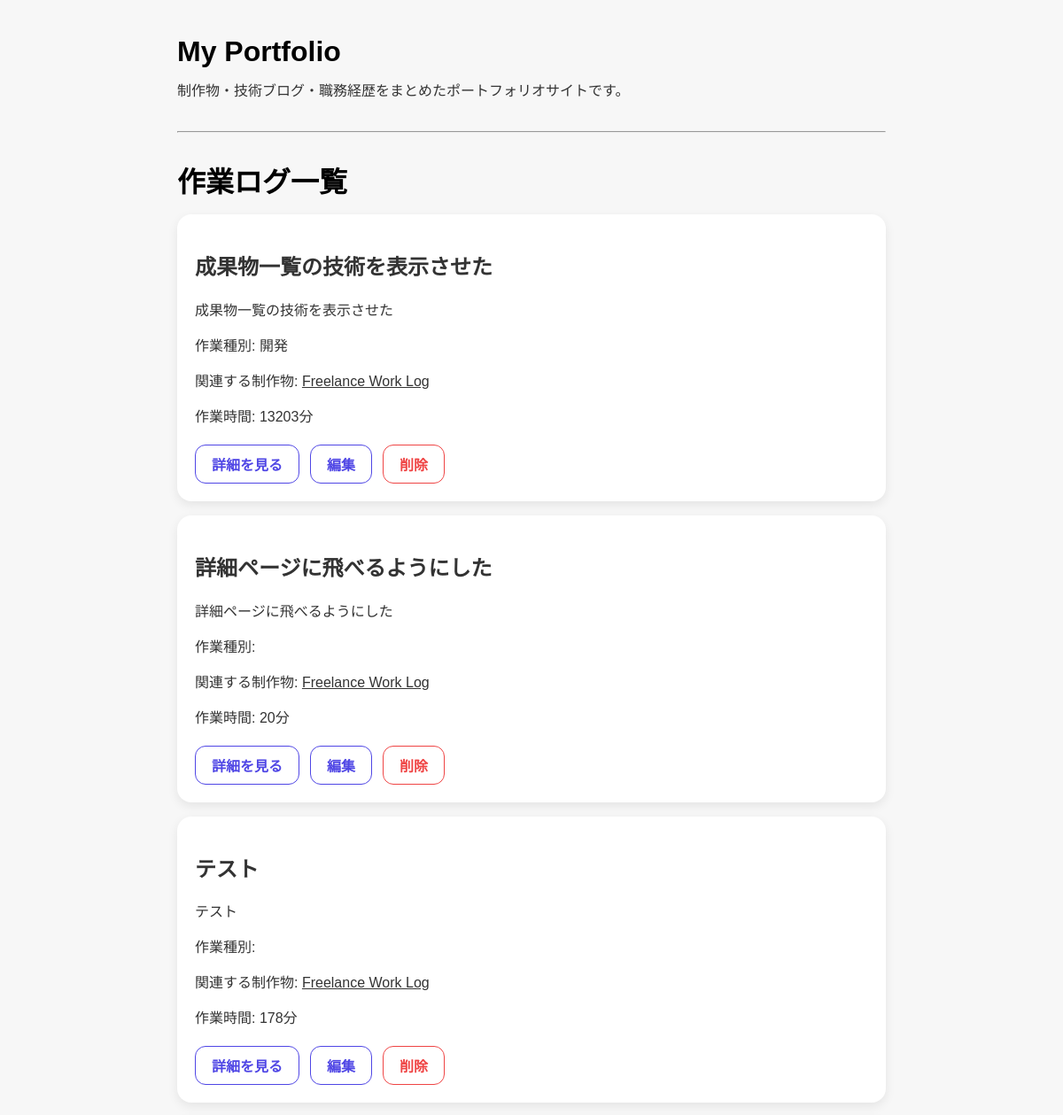
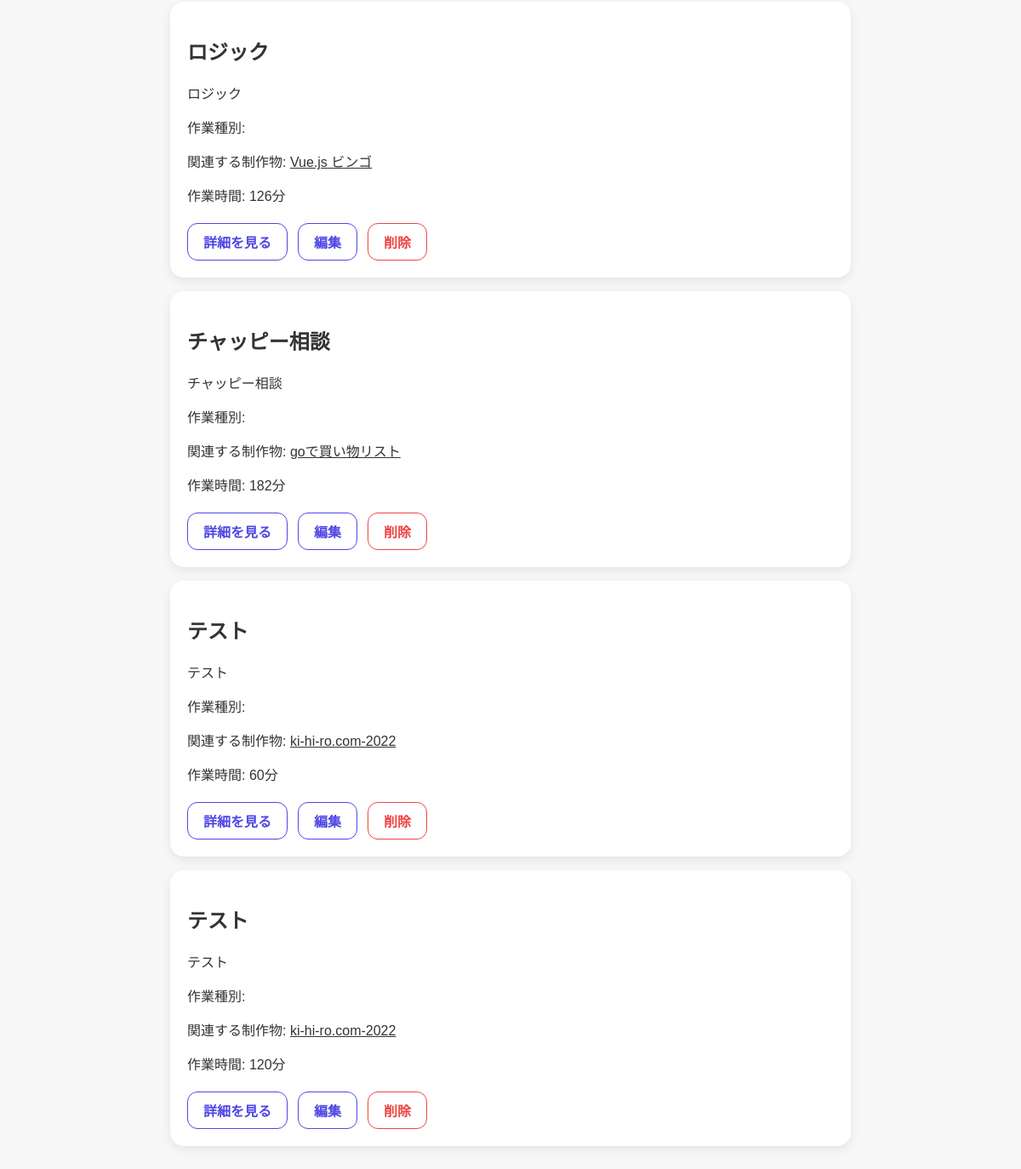
The app's page /posts-page with its own data (2 pictures, top to bottom).
### app/models.py (models this page shows)
class Post(Base):
    __tablename__ = "posts"
    id = Column(Integer, primary_key=True, index=True)
    title = Column(String)
    content = Column(String)
    task_type = Column(String)
    start_time = Column(DateTime)
    end_time = Column(DateTime)
    work_time_minutes = Column(Integer)
    work_id = Column(Integer, ForeignKey("works.id"))
    work = relationship(
        "Work",
        back_populates="posts"
    )
    created_at = Column(DateTime, default=datetime.now)

class Work(Base):
    __tablename__ = "works"
    id = Column(Integer, primary_key=True, index=True)
    title = Column(String, nullable=False)
    description = Column(Text, nullable=False)
    github_url = Column(String)
    app_url = Column(String)
    tech_stack = Column(String)
    posts = relationship(
        "Post",
        back_populates="work"
    )
    image_url = Column(String)
    created_at = Column(DateTime, default=datetime.now)

### app/routers/posts.py (the view)
@router.get("/posts-page")
def posts_page(
    request: Request,
    work_id: int | None = None,
    db: Session = Depends(get_db)
):
    query = db.query(models.Post)
    if work_id:
        query = query.filter(
            models.Post.work_id == work_id
        )
    posts = query.all()
    works = db.query(models.Work).all()
    return templates.TemplateResponse(
        request,
        "posts.html",
        {"posts": posts, "works": works}
    )

### app/templates/posts.html
{% extends "base.html" %}
{% block content %}
<h1 class="section-title">
  作業ログ一覧
</h1>
{% for post in posts %}
  <div class="post-card">
    <h2>
      {{ post.title }}
    </h2>
    <div>
      {{ post.content[:120] | safe }}
    </div>
    <p>
      作業種別: {{ post.task_type }}
    </p>
    {% if post.work %}
      <p>
        関連する制作物:
        <a href="/works-page/{{ post.work.id }}">
          {{ post.work.title }}
        </a>
      </p>
    {% endif %}
    <p>
      作業時間: {{ post.work_time_minutes }}分
    </p>
    <div class="post-actions">
      <a
        href="/posts-page/{{ post.id }}"
        class="btn-outline"
      >
        詳細を見る
      </a>
      <a
        href="/posts-page/{{ post.id }}/edit"
        class="btn-outline"
      >
        編集
      </a>
      <form
        action="/posts-page/{{ post.id }}/delete"
        method="post"
      >
        <button
          type="submit"
          class="btn-danger"
        >
          削除
        </button>
      </form>
    </div>
  </div>
{% endfor %}
{% endblock %}

### app/static/style.css (style rules this page uses)
:root { --color-bg: #f7f7f7; --color-surface: #ffffff; --color-text: #333333; --color-muted: #555555; --color-subtle: #6b7280; --color-border: #dddddd; --color-primary: #4f46e5; --color-primary-dark: #4338ca; --color-primary-light: #eef2ff; --color-danger: #ef4444; --color-danger-light: #fee2e2; --radius-sm: 8px; --radius-md: 12px; --radius-lg: 16px; --radius-xl: 20px; --radius-2xl: 24px; --radius-pill: 999px; --shadow-sm: 0 4px 12px rgba(0, 0, 0, 0.08); --shadow-md: 0 8px 24px rgba(0, 0, 0, 0.06); --shadow-lg: 0 16px 40px rgba(0, 0, 0, 0.06); }
body { max-width: 800px; margin: 40px auto; padding: 0 20px; background: var(--color-bg); color: var(--color-text); font-family: sans-serif; }
h1 { color: #000; }
a { color: inherit; }
.section-title { margin-top: 30px; margin-bottom: 16px; font-size: 2rem; font-weight: 700; }
.btn-outline, .btn-danger, .btn-back { display: inline-flex; align-items: center; justify-content: center; box-sizing: border-box; border-radius: var(--radius-md); background: var(--color-surface); font-size: 16px; font-weight: 700; text-decoration: none; cursor: pointer; }
.btn-outline, .btn-danger { height: 44px; padding: 0 18px; }
.btn-outline { border: 1px solid var(--color-primary); color: var(--color-primary); }
.btn-danger { border: 1px solid var(--color-danger); color: var(--color-danger); }
form { margin: 0; }
.post-actions form { padding: 0; }
.work-card, .post-card, .log-card, .timeline-card, .detail-card, .work-hero { background: var(--color-surface); box-shadow: var(--shadow-sm); }
.work-card, .post-card, .log-card { border-radius: var(--radius-lg); }
.post-card { margin-bottom: 16px; padding: 20px; }
.timeline-actions, .post-actions { display: flex; align-items: center; gap: 12px; }
.post-actions { margin-top: 21px; }

### records on screen
Post: title "成果物一覧の技術を表示させた", content "成果物一覧の技術を表示させた", task_type "開発", work "Freelance Work Log", work_time_minutes "13203"
Post: title "詳細ページに飛べるようにした", content "詳細ページに飛べるようにした", work "Freelance Work Log", work_time_minutes "20"
Post: title "テスト", content "テスト", work "Freelance Work Log", work_time_minutes "178"
Post: title "ロジック", content "ロジック", work "Vue.js ビンゴ", work_time_minutes "126"
Post: title "チャッピー相談", content "チャッピー相談", work "goで買い物リスト", work_time_minutes "182"
Post: title "テスト", content "テスト", work "ki-hi-ro.com-2022", work_time_minutes "60"
Post: title "テスト", content "テスト", work "ki-hi-ro.com-2022", work_time_minutes "120"
